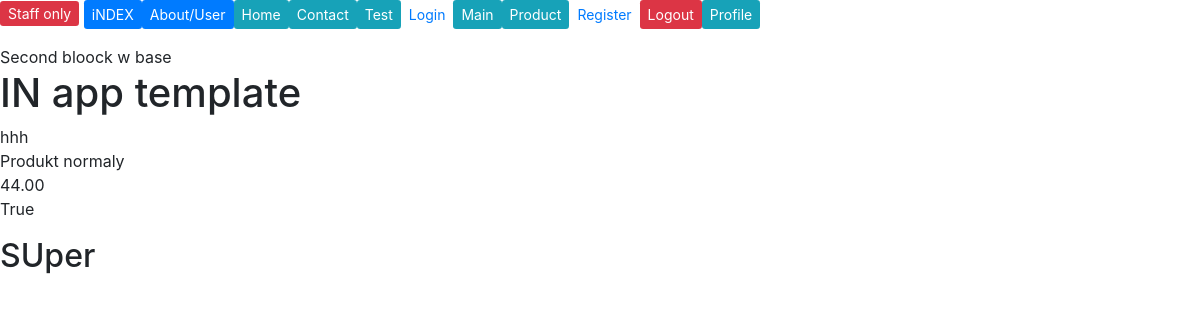
The app's page /product_detail/ with its own data.
### products/models.py (models this page shows)
class Product(models.Model):
    title = models.CharField(max_length= 80)
    description = models.TextField(blank=True, null=True)
    price = models.DecimalField(max_digits=5, decimal_places=2)
    avalaiability = models.BooleanField()

### products/views.py (the view)
# urls.py: path('product_detail/', product_detail_view),
def product_detail_view(request):
    obj = Product.objects.get(id=1)
    context = {
        'object': obj
    }
    return render(request, "product_detail.html", context)

### products/templates/product_detail.html
{% extends 'base.html' %}
{% block content %}
<h1>IN app template</h1>
    {{ object.title }}
<br>
    {% if object.description %} {{ object.description }}
    {% else %} Coming Soon
    {% endif %}
<br>
    {{ object.price }}
<br>
    {{ object.avalaiability }}
<p><h2>SUper</h2></p>
<br>{{ sobject.title }}
<br>{{ sobject.description }}
<br>{{ sobject.price }}
<br>{{ sobject.website }}
{% endblock %}

### records on screen
Product: title "hhh", description "Produkt normaly", price "44.00", avalaiability "True"
